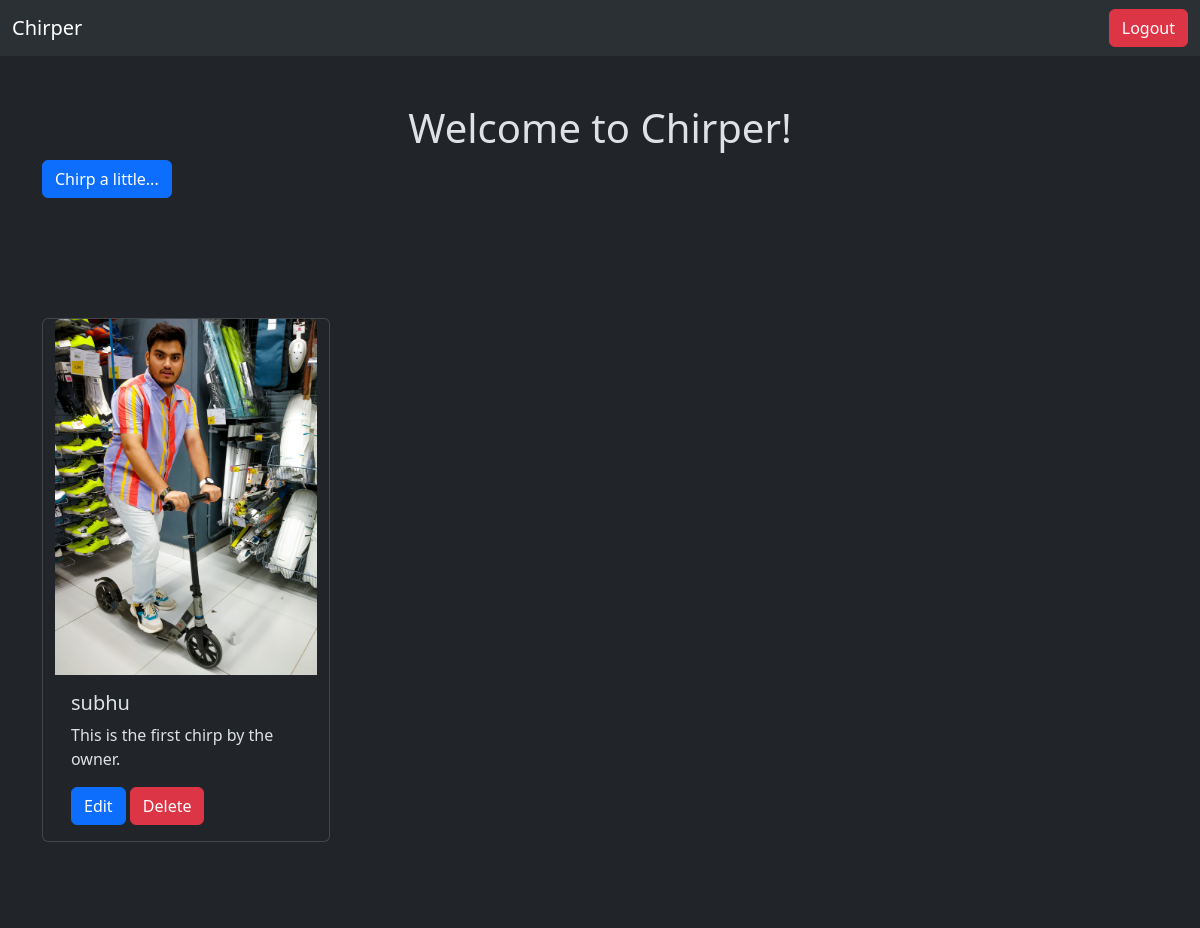
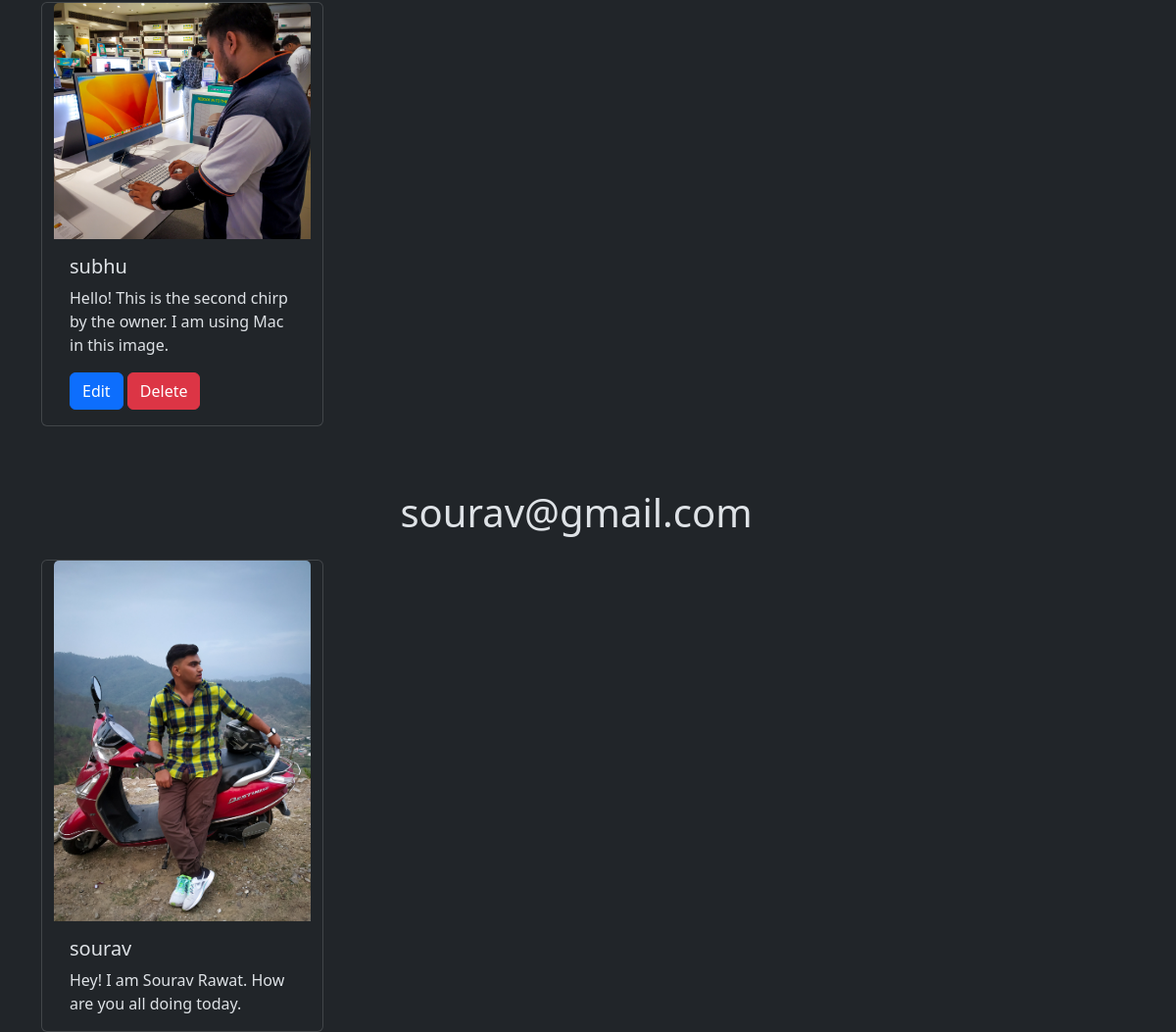
The app's page /chirp/ (signed in) with its own data (2 pictures, top to bottom).
### chirp/models.py (models this page shows, shortened)
class chirp(models.Model):
    user = models.ForeignKey(User, on_delete=models.CASCADE)
    text = models.TextField(max_length=500)
    photo = models.ImageField(upload_to='photos/',blank=True,null=True)
    created_at = models.DateTimeField(auto_now_add=True)
    updated_at = models.DateTimeField(auto_now=True)

### chirp/views.py (the view)
# urls.py: path('', views.chirp_list, name='chirp_list'),
def chirp_list(request):
    chirps = chirp.objects.all().order_by('created_at')
    return render(request, 'chirp_list.html', {'chirps':chirps})

### chirp/templates/chirp_list.html (shortened to what this page needs)
{% extends "layout.html" %}
{% block content %}
    <h1 class="text-center mt-5"> Welcome to Chirper! </h1>
    <a class="btn btn-primary mb-5" href="{% url 'chirp_create' %}"> Chirp a little... </a>
    <div class="container row gap-3">
        {% for chirp in chirps %}
            <h1 class="text-center mt-5"> {{chirp.user.email}} </h1>
            <div class="card" style="width: 18rem;">
                <img src="{{chirp.photo.url}}" class="card-img-top" alt="...">
                <div class="card-body">
                    <h5 class="card-title">{{chirp.user}}</h5>
                    <p class="card-text">{{chirp.text}}</p>
                    {% if chirp.user == user %}
                        <a href="{% url 'chirp_edit' chirp.id %}" class="btn btn-primary">Edit</a>
                        <a href="{% url 'chirp_delete' chirp.id %}" class="btn btn-danger">Delete</a>
                    {% endif %}
                </div>
            </div>
        {% endfor %}
    </div>
{% endblock %}

### records on screen
chirp: photo (picture), user "subhu", text "This is the first chirp by the owner.", shows "Edit"
chirp: photo (picture), user "subhu", text "Hello! This is the second chirp by the owner. I am using Mac in this image.", shows "Edit"
chirp: user.email "sourav@gmail.com", photo (picture), user "sourav", text "Hey! I am Sourav Rawat. How are you all doing today."
